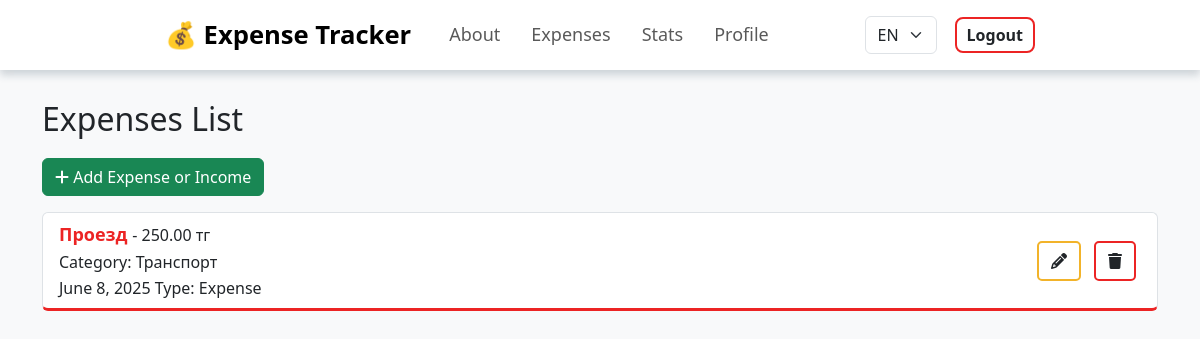
Page / (signed in) on the earlier database version.
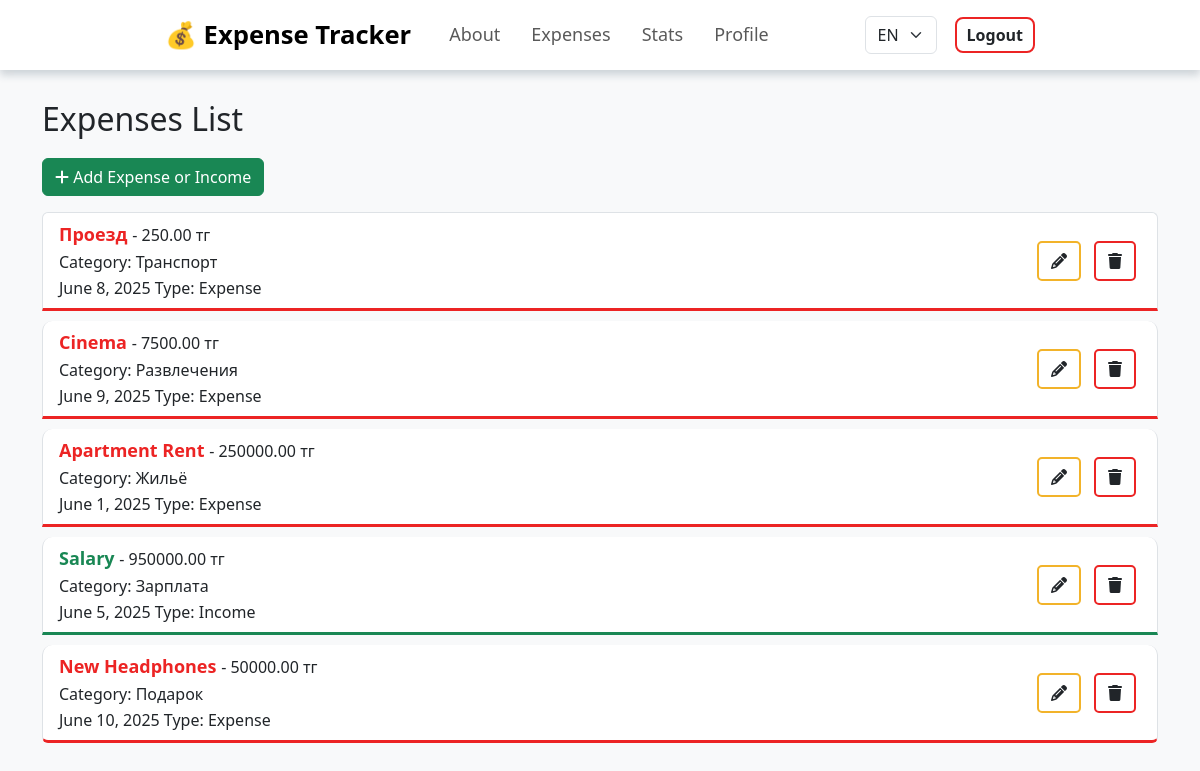
Same page on the later database version.
### expense_tracker/models.py (models this page shows, shortened)
class Expense(models.Model):
    INCOME = 'income'
    EXPENSE = 'expense'
    TYPE_CHOICES = [
        (INCOME, _("Income")),
        (EXPENSE, _("Expense")),
    ]
    user = models.ForeignKey(User, on_delete=models.CASCADE, verbose_name=_("User"))
    name = models.CharField(max_length=255, verbose_name=_("Name"))
    amount = models.DecimalField(max_digits=10, decimal_places=2, verbose_name=_("Amount"))
    category = models.ForeignKey('Category', on_delete=models.CASCADE, verbose_name=_("Category"))
    date = models.DateField(verbose_name=_("Date"))
    type = models.CharField(max_length=7, choices=TYPE_CHOICES, blank=False, verbose_name=_("Type"))

class Category(models.Model):
    name = models.CharField(max_length=100, unique=True, verbose_name=_("Category Name"))
    def __str__(self):
        return self.name

### expense_tracker/views.py (the view)
# urls.py: path('', ExpenseListView.as_view(), name='expense-list'),
class ExpenseListView(LoginRequiredMixin, ListView):
    model = Expense
    template_name = 'expense_list.html'
    context_object_name = 'expenses'
    def get_queryset(self):
        return Expense.objects.filter(user=self.request.user)

### expense_tracker/templates/expense_list.html
{% extends 'base.html' %}
{% load i18n %}
{% load static %}
{% block content %}
<h2 class="heading">{% trans "Expenses List" %}</h2>
{% if user.is_authenticated %}
    <a href="{% url 'expense-create' %}" class="btn btn-success mb-3">
        <i class="fas fa-plus" style="color: white; font-size: 16px;"></i> {% trans "Add Expense or Income" %}
    </a>
    <ul class="list-group">
        {% for expense in expenses %}
        <li class="list-group-item d-flex justify-content-between
            {% if expense.type == 'expense' %}
                expense_type
            {% else %}
                income_type
            {% endif %}
        ">
            <div>
                <span class="{% if expense.type == 'expense' %}expense_name{% else %}income_name{% endif %}">
                    {{ expense.name }}
                </span> - {{ expense.amount }} тг
                <span class="expense_category">{% trans "Category" %}: {{ expense.category }}</span>
                {{ expense.date }}
                {% trans "Type" %}: {{ expense.get_type_display  }}
            </div>
            <div class="d-flex gap-2 align-items-center">
                <a href="{% url 'expense-update' expense.pk %}" class="btn edit_btn">
                    <i class="fas fa-pencil-alt" style="font-size: 16px;"></i>
                </a>
                <a href="{% url 'expense-delete' expense.pk %}" class="btn delete_btn">
                    <i class="fas fa-trash" style="font-size: 16px;"></i>
                </a>
            </div>
        </li>
        {% empty %}
        <li class="list-group-item">{% trans "No expenses found." %}</li>
        {% endfor %}
    </ul>
{% else %}
    <div class="alert alert-warning" role="alert">
        {% trans "Please" %} <a href="{% url 'login' %}">{% trans "log in" %}</a> {% trans "to view your expenses." %}
    </div>
{% endif %}
{% endblock %}

### expense_tracker/templates/base.html (shortened to what this page needs)
{% load static %}
{% load i18n %}
<!DOCTYPE html>
<html lang="en">
<head>
    <link href="https://cdn.jsdelivr.net/npm/bootstrap@5.3.0/dist/css/bootstrap.min.css" rel="stylesheet">
    <link href="{% static 'css/style.css' %}" rel="stylesheet">
    <link rel="stylesheet" href="https://cdnjs.cloudflare.com/ajax/libs/font-awesome/6.5.0/css/all.min.css">
</head>
<body class="bg-light">
    <nav class="navbar navbar-expand-lg navbar-light">
        <div class="container-fluid">
          <a class="navbar-brand" href="{% url 'expense-list' %}">💰 {% trans "Expense Tracker" %}</a>
          <div class="collapse navbar-collapse">
            <ul class="navbar-nav me-auto mb-2 mb-lg-0">
              <li class="nav-item">
                <a class="nav-link" href="{% url 'about' %}">{% trans "About" %}</a>
              </li>
              <li class="nav-item">
                <a class="nav-link" href="{% url 'expense-list' %}">{% trans "Expenses" %}</a>
              </li>
              <li class="nav-item">
                <a class="nav-link" href="{% url 'stats' %}">{% trans "Stats" %}</a>
              </li>
              <li class="nav-item">
                <a class="nav-link" href="{% url 'profile' %}">{% trans "Profile" %}</a>
              </li>
            </ul>
          <form action="{% url 'set_language' %}" method="post" class="d-flex me-2">
              <select name="language" onchange="this.form.submit()" class="form-select">
                  <option value="en" {% if request.LANGUAGE_CODE == 'en' %}selected{% endif %}>EN</option>
              </select>
          </form>
            {% if user.is_authenticated %}
                <form class="d-flex" method="post" action="{% url 'logout' %}">
                    <button class="btn logout-btn" type="submit">{% trans "Logout" %}</button>
                </form>
            {% endif %}
          </div>
        </div>
      </nav>
    <div class="container mt-4">
        {% block content %}
        {% endblock %}
    </div>
</body>
</html>

### expense_tracker/static/css/style.css (style rules this page uses)
body { font-family: 'Segoe UI', Tahoma, Geneva, Verdana, sans-serif; background-color: #f5f5f5; }
.container-fluid { padding-left: 165px; padding-right: 165px; }
.navbar { height: 70px; width: 100%; position: sticky; top: 0; background-color: #ffffff; padding-top: 10px; padding-bottom: 10px; z-index: 1; -webkit-box-shadow: 0px 5px 8px 0px rgba(34, 60, 80, 0.2); -moz-box-shadow: 0px 5px 8px 0px rgba(34, 60, 80, 0.2); box-shadow: 0px 5px 8px 0px rgba(34, 60, 80, 0.2); }
.navbar-brand { font-weight: 600; font-size: 1.6rem; margin-right: 20px; }
.navbar-nav { margin-left: 10px; flex-direction: row; }
.nav-item { margin-right: 15px; }
.nav-link { font-weight: 500; font-size: 18px; }
.logout-btn { font-weight: bold; border-radius: 8px; border: 2px solid #ec2424; padding: 4px 10px; margin-left: 10px; transition: border 0.3s ease; }
.heading { margin-top: 30px; margin-bottom: 20px; }
.expense_type { background-color: #ffffff; border-bottom: 3px solid #ec2424; border-radius: 10px 10px 0px 0px; margin-bottom: 10px; }
.income_type { background-color: #ffffff; border-bottom: 3px solid #198754; border-radius: 10px 10px 0px 0px; margin-bottom: 10px; }
.edit_btn { background-color: #ffffff; border: #f2b32a solid 2px; border-radius: 5px; margin-right: 5px; transition: background-color 0.3s ease; }
.delete_btn { background-color: #ffffff; border: #ec2424 solid 2px; border-radius: 5px; margin-right: 5px; transition: background-color 0.3s ease; }
.expense_name { color: #ec2424; font-weight: 700; font-size: 18px; margin-bottom: 5px; }
.income_name { color: #198754; font-weight: 700; font-size: 18px; margin-bottom: 5px; }
.expense_category { display: block; padding: 2px 0px; border-radius: 5px; }

Differences in the rows shown:
added Expense: name "Cinema", amount "7500.00", category "Развлечения", date "June 9, 2025", type "Expense"
added Expense: name "Apartment Rent", amount "250000.00", category "Жильё", date "June 1, 2025", type "Expense"
added Expense: name "Salary", amount "950000.00", category "Зарплата", date "June 5, 2025", type "Income"
added Expense: name "New Headphones", amount "50000.00", category "Подарок", date "June 10, 2025", type "Expense"
